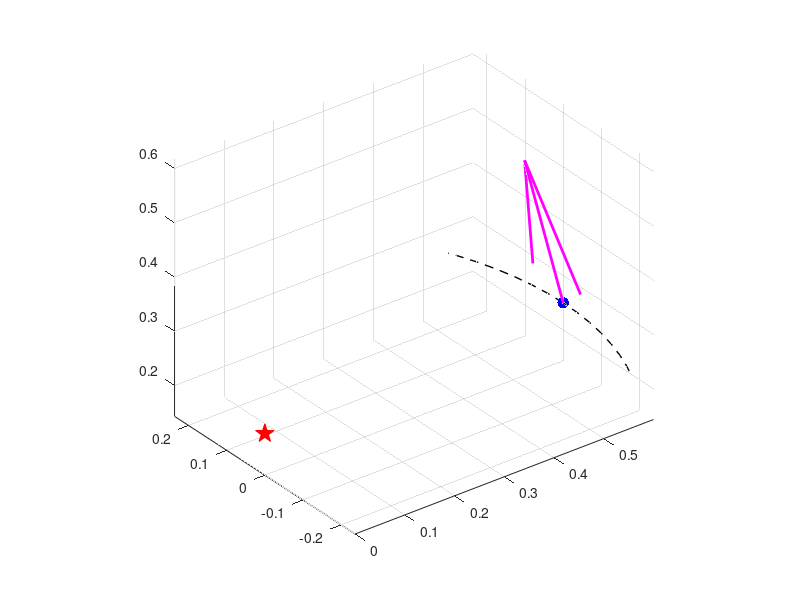

MATLAB code for this plot: (Note: this script raises an error after producing the figure.)
% visualize_hovercraft_engines.m
clear; clc; close all;

% --- Vehicle Parameters ---
r = 0.6;           % Engine radial distance [m]
z_eng = 0.25;      % Engine height along Z-axis [m]
cg_z = 0.22;       % Center of Gravity height [m] (from your table)
tilt_angle = deg2rad(15);

% --- Setup Figure ---
figure('Name', 'Hovercraft Thrust Vectors', 'Color', 'w', 'Position', [100, 100, 800, 600]);
hold on; grid on; axis equal;
view(3); % Set to 3D isometric view

% --- Plot Reference Geometry ---
% Plot Center of Gravity (C.G)
plot3(0, 0, cg_z, 'rp', 'MarkerSize', 14, 'MarkerFaceColor', 'r', 'DisplayName', 'C.G (z=0.22m)');

% Plot a dashed circle to represent the hovercraft frame at engine height
theta_circle = linspace(0, 2*pi, 100);
plot3(r*cos(theta_circle), r*sin(theta_circle), z_eng*ones(1,100), ...
    'k--', 'LineWidth', 1, 'HandleVisibility', 'off');

% --- Plot Engines and Thrust Vectors ---
v_scale = 0.3; % Visual scaling factor for the quiver arrows

for i = 1:6
    % Calculate position for engine i
    theta_rad = deg2rad((i-1) * 60);
    pos = [r * cos(theta_rad), r * sin(theta_rad), z_eng];

    % Get thrust direction
    dx = -sin(tilt_angle) * cos(theta_rad);
    dy = -sin(tilt_angle) * sin(theta_rad);
    dz = cos(tilt_angle);

    %% Create the column vector
    t_dir = [dx; dy; dz];

    % Plot engine location
    if i == 1
        scatter3(pos(1), pos(2), pos(3), 70, 'filled', 'MarkerFaceColor', 'b', 'DisplayName', 'Engines');
    else
        scatter3(pos(1), pos(2), pos(3), 70, 'filled', 'MarkerFaceColor', 'b', 'HandleVisibility', 'off');
    end

    % Plot thrust vector using quiver3
    q = quiver3(pos(1), pos(2), pos(3), ...
        t_dir(1)*v_scale, t_dir(2)*v_scale, t_dir(3)*v_scale, ...
        'off', 'LineWidth', 2, 'Color', 'm', 'MaxHeadSize', 0.5);

    % Add text label next to each engine
    text(pos(1)*1.2, pos(2)*1.2, pos(3), sprintf('E%d', i), 'FontSize', 10, 'FontWeight', 'bold');

    if i == 1
        q.DisplayName = 'Thrust Vector (15^\circ Inward)';
    else
        q.HandleVisibility = 'off'; % Prevent cluttering the legend
    end
end

% --- Formatting ---
xlabel('X [m] (Forward)', 'FontWeight', 'bold');
ylabel('Y [m] (Right)', 'FontWeight', 'bold');
zlabel('Z [m] (Up)', 'FontWeight', 'bold');
title('6-DOF Lunar Hovercraft: Engine Positions & Thrust Vectors', 'FontSize', 14);
legend('Location', 'northeast', 'FontSize', 11);

% Set axes limits to frame the vehicle nicely
xlim([-0.8 0.8]); 
ylim([-0.8 0.8]); 
zlim([0 0.7]);
set(gca, 'CameraPosition', [3.5, 3.5, 2.5]); % Better default camera angle
hold off;
